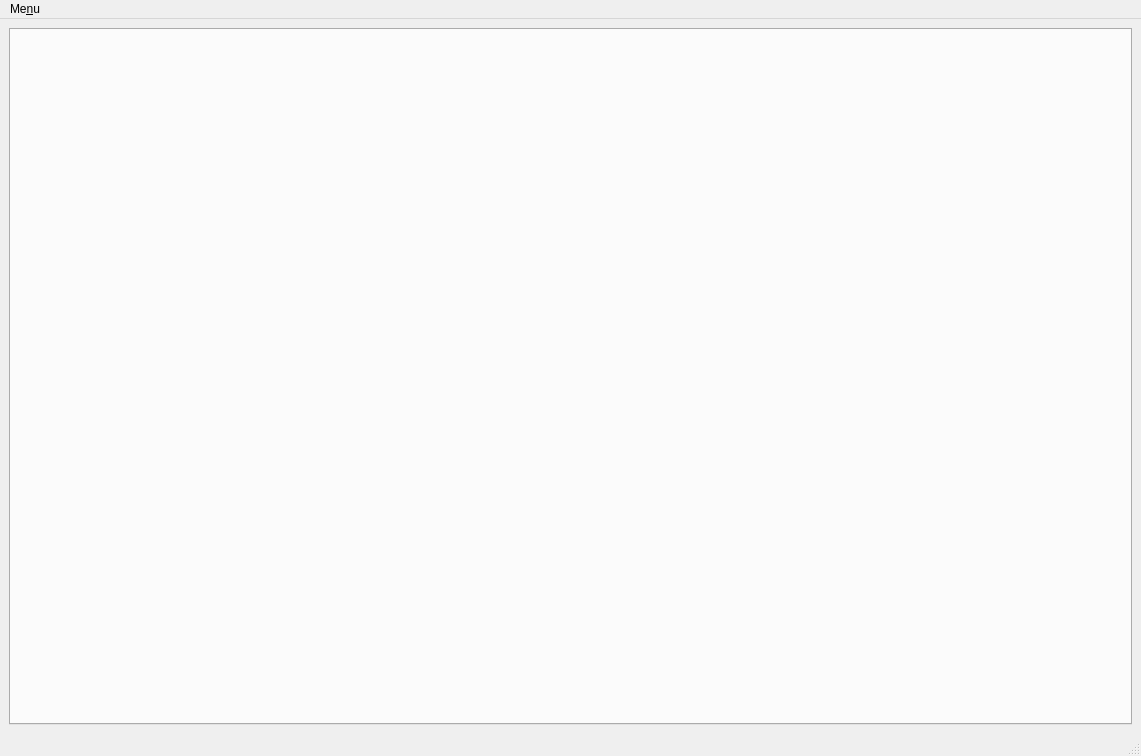
<?xml version="1.0" encoding="UTF-8"?>
<ui version="4.0">
 <class>MainWindow</class>
 <widget class="QMainWindow" name="MainWindow">
  <property name="geometry">
   <rect>
    <x>0</x>
    <y>0</y>
    <width>1141</width>
    <height>756</height>
   </rect>
  </property>
  <property name="windowTitle">
   <string>PIM</string>
  </property>
  <widget class="QWidget" name="centralwidget">
   <layout class="QHBoxLayout" name="horizontalLayout">
    <item>
     <widget class="QTabWidget" name="tabWidget">
      <property name="tabPosition">
       <enum>QTabWidget::West</enum>
      </property>
      <property name="currentIndex">
       <number>-1</number>
      </property>
     </widget>
    </item>
   </layout>
  </widget>
  <widget class="QMenuBar" name="menubar">
   <property name="geometry">
    <rect>
     <x>0</x>
     <y>0</y>
     <width>1141</width>
     <height>19</height>
    </rect>
   </property>
   <widget class="QMenu" name="menuMenu">
    <property name="title">
     <string>Me&amp;nu</string>
    </property>
    <addaction name="actionGetAll"/>
    <addaction name="actionQuit"/>
   </widget>
   <addaction name="menuMenu"/>
  </widget>
  <widget class="QStatusBar" name="statusbar"/>
  <action name="actionQuit">
   <property name="text">
    <string>&amp;Quit</string>
   </property>
   <property name="shortcut">
    <string>Ctrl+W, Ctrl+Q</string>
   </property>
  </action>
  <action name="actionGetAll">
   <property name="text">
    <string>&amp;Get All</string>
   </property>
  </action>
 </widget>
 <resources/>
 <connections>
  <connection>
   <sender>actionQuit</sender>
   <signal>triggered()</signal>
   <receiver>MainWindow</receiver>
   <slot>close()</slot>
   <hints>
    <hint type="sourcelabel">
     <x>-1</x>
     <y>-1</y>
    </hint>
    <hint type="destinationlabel">
     <x>399</x>
     <y>299</y>
    </hint>
   </hints>
  </connection>
 </connections>
</ui>
